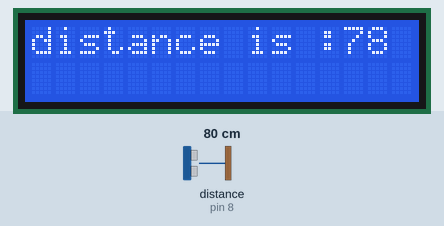
Recording of a sketch running on a simulated Arduino Uno, built with avr-gcc and run on an emulated ATmega328P. Parts: 16×2 character LCD. Wiring (inferred from the names in the program): ultrasonic range finder: trigger pin 10; echo pin 8. The inputs (shaded band) are chosen by the test bench; at power-on: distance to the obstacle (sensor on pin 8) 80 cm. The echo pulse lasts 58.3 µs per cm.

Above: at 1.28 s.
1.3 s: distance to the obstacle (sensor on pin 8) set to 2 cm
At 1.8 s:
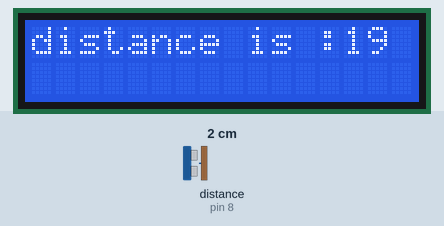
2.8 s: distance to the obstacle (sensor on pin 8) set to 4 cm
At 3.8 s:
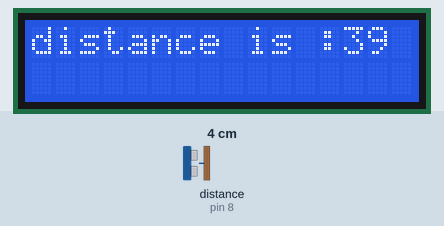
4.3 s: distance to the obstacle (sensor on pin 8) set to 9 cm
At 5.1 s:
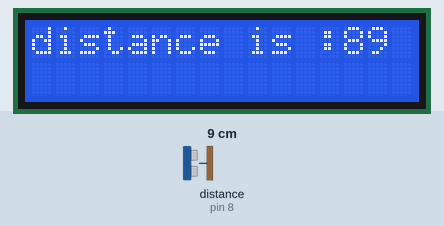
Timing chart, 0 to 7.3 s (numbered marks = the images above; inputs shaded):
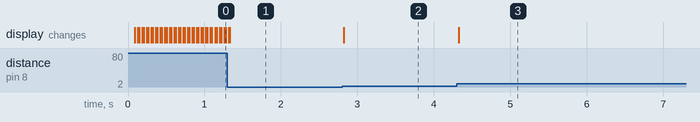

Measured:
- after the input at 1.3 s, the display: first differs from a run without the input at once (image 1)
- after the input at 2.8 s, the display: changes at once (image 2)
- after the input at 4.3 s, the display: changes at once (image 3)

The sketch:

Lcd_display_using_ultrasonic.ino
```cpp
#include<Wire.h>
#include<LiquidCrystal_I2C.h>
LiquidCrystal_I2C lcd(0x3F,16,2);
const int trigPIN=10;
const int echoPIN=8;
long duration;
int distance;
void setup(){
  pinMode(trigPIN,OUTPUT);
  pinMode(echoPIN,INPUT);
  Serial.begin(115200);
  //initilize the lcd
  lcd.begin();
  //turn on backlight
  lcd.backlight();
  lcd.clear();

}

void loop(){
  digitalWrite(trigPIN,LOW);
  delayMicroseconds(2);
  digitalWrite(trigPIN,HIGH);
  delayMicroseconds(10);
  digitalWrite(trigPIN,LOW);
  duration=pulseIn(echoPIN, HIGH);
  distance=duration*.034/2;
  lcd.setCursor(0,0);
  lcd.print("distance is :");
  lcd.print(distance);

}
```
